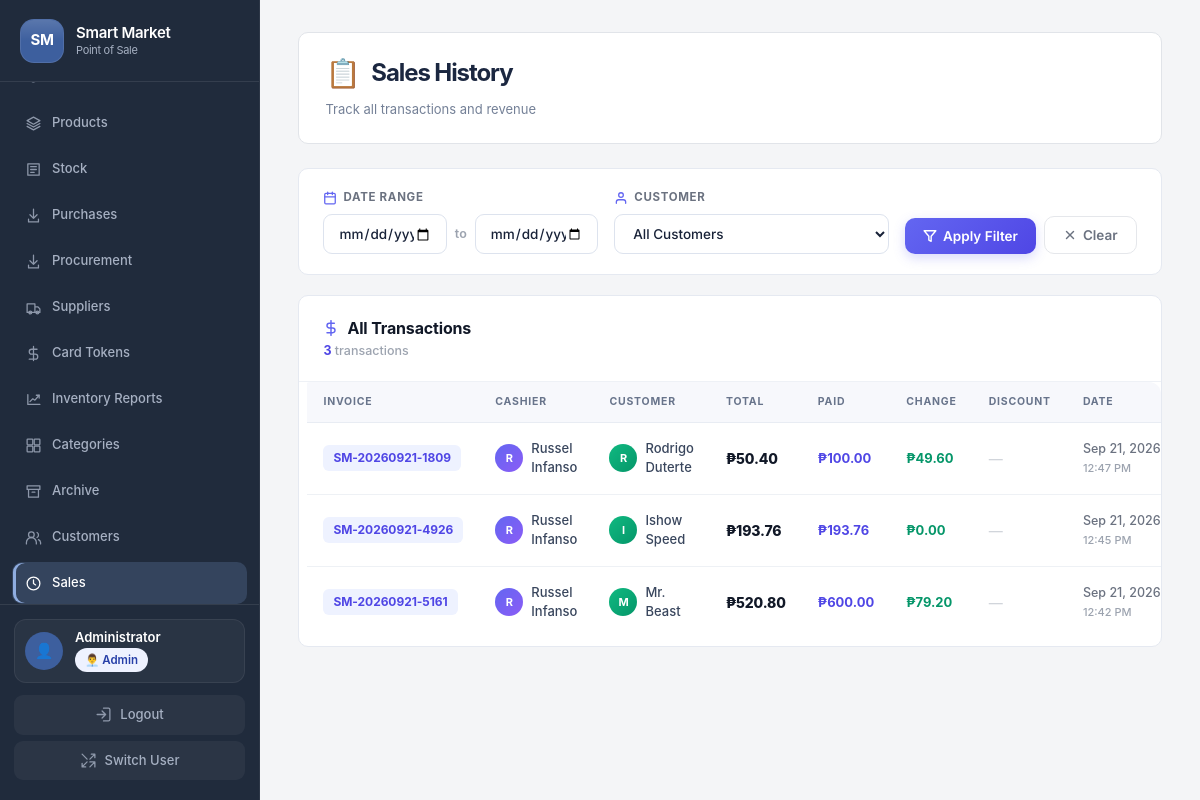
The app's page /admin.php?page=sales (signed in) with its own data.
### tables this page shows
CREATE TABLE `sales` (
  `id` int(11) NOT NULL,
  `invoice_number` varchar(50) NOT NULL,
  `user_id` int(11) DEFAULT NULL,
  `customer_id` int(11) DEFAULT NULL,
  `subtotal` decimal(10,2) DEFAULT 0.00,
  `tax` decimal(10,2) DEFAULT 0.00,
  `total_amount` decimal(10,2) NOT NULL,
  `sale_date` timestamp NOT NULL DEFAULT current_timestamp(),
  `payment_method` varchar(20) DEFAULT 'cash',
  `amount_paid` decimal(10,2) DEFAULT 0.00,
  `change_amount` decimal(10,2) DEFAULT 0.00,
  `discount_amount` decimal(10,2) DEFAULT 0.00,
  `loyalty_points_used` int(11) DEFAULT 0
);

CREATE TABLE `users` (
  `id` int(11) NOT NULL,
  `username` varchar(50) NOT NULL,
  `password` varchar(255) NOT NULL,
  `full_name` varchar(100) NOT NULL,
  `role` varchar(255) DEFAULT 'cashier',
  `created_at` timestamp NOT NULL DEFAULT current_timestamp(),
  `last_activity` timestamp NOT NULL DEFAULT current_timestamp()
);

CREATE TABLE `customers` (
  `id` int(11) NOT NULL,
  `name` varchar(100) NOT NULL,
  `email` varchar(100) DEFAULT NULL,
  `phone` varchar(20) DEFAULT NULL,
  `created_at` timestamp NOT NULL DEFAULT current_timestamp(),
  `loyalty_points` int(11) DEFAULT 0
);

### index.php (called while the page is built, shortened)
<?php
require_once __DIR__ . '/app/bootstrap.php';
require_once __DIR__ . '/app/managers.php';
require_once __DIR__ . '/app/requests.php';
require __DIR__ . '/views/app.php';

### admin.php (called while the page is built)
<?php
require __DIR__ . '/index.php';

### app/requests.php (called while the page is built, shortened)
<?php
$saleManager = new SaleManager($pdo);

### app/managers.php (called while the page is built, shortened)
<?php
class SaleManager {
    private $pdo;
    public function __construct($pdo) { $this->pdo = $pdo; }
    public function getSales($limit = 100) {
        try {
            $limit = (int)$limit;
            $stmt = $this->pdo->query("
                SELECT s.*, u.full_name as cashier, c.name as customer
                FROM sales s
                LEFT JOIN users u ON s.user_id = u.id
                LEFT JOIN customers c ON s.customer_id = c.id
                ORDER BY s.sale_date DESC
                LIMIT $limit
            ");
            return $stmt->fetchAll();
        } catch(PDOException $e) {
            return [];
        }
    }
}

### views/pages/sales.php (the view, shortened to what this page needs)
<?php
switch ('sales'):
case 'sales':
                $sales = $saleManager->getSales();
                ?>
                <div class="sales-page-header">
                    <div class="sales-page-header-left">
                        <h2 class="sales-page-title">
                            <span class="sales-page-icon">📋</span>
                            Sales History
                        </h2>
                        <p class="sales-page-subtitle">Track all transactions and revenue</p>
                    </div>
                </div>
                <div class="sales-filter-card">
                    <div class="sales-filter-row">
                        <div class="sales-filter-group">
                            <label class="sales-filter-label">
                                Date Range
                            </label>
                            <div class="sales-date-group">
                                <input type="date" id="salesStartDate" class="sales-date-input">
                                <span class="sales-date-separator">to</span>
                                <input type="date" id="salesEndDate" class="sales-date-input">
                            </div>
                        </div>
                        <div class="sales-filter-group">
                            <label class="sales-filter-label">
                                <svg width="14" height="14" viewBox="0 0 24 24" fill="none" stroke="currentColor" stroke-width="2.2" stroke-linecap="round" stroke-linejoin="round">
                                    <path d="M20 21v-2a4 4 0 0 0-4-4H8a4 4 0 0 0-4 4v2"></path>
                                    <circle cx="12" cy="7" r="4"></circle>
                                </svg>
                                Customer
                            </label>
                            <select id="salesCustomerFilter" onchange="filterSalesByCustomer()" class="sales-customer-select">
                                <option value="">All Customers</option>
                            </select>
                        </div>
                        <div class="sales-filter-actions">
                            <button class="sales-btn-filter" onclick="filterSalesByDate()">
                                <svg width="14" height="14" viewBox="0 0 24 24" fill="none" stroke="currentColor" stroke-width="2.4" stroke-linecap="round" stroke-linejoin="round">
                                    <polygon points="22 3 2 3 10 12.46 10 19 14 21 14 12.46 22 3"></polygon>
                                </svg>
                                Apply Filter
                            </button>
                            <button class="sales-btn-clear" onclick="clearSalesFilters()" title="Clear all filters">
                                <svg width="14" height="14" viewBox="0 0 24 24" fill="none" stroke="currentColor" stroke-width="2.4" stroke-linecap="round" stroke-linejoin="round">
                                    <line x1="18" y1="6" x2="6" y2="18"></line>
                                    <line x1="6" y1="6" x2="18" y2="18"></line>
                                </svg>
                                Clear
                            </button>
                        </div>
                    </div>
                </div>
                <div class="sales-card">
                    <div class="sales-card-header">
                        <div class="sales-card-title-wrap">
                            <div class="sales-card-title">
                                <svg width="16" height="16" viewBox="0 0 24 24" fill="none" stroke="currentColor" stroke-width="2.2" stroke-linecap="round" stroke-linejoin="round">
                                    <line x1="12" y1="1" x2="12" y2="23"></line>
                                    <path d="M17 5H9.5a3.5 3.5 0 0 0 0 7h5a3.5 3.5 0 0 1 0 7H6"></path>
                                </svg>
                                All Transactions
                            </div>
                            <div class="sales-card-subtitle">
                                <span id="salesCount"><?php echo count($sales); ?></span> transactions
                            </div>
                        </div>
                    </div>
                    <div class="sales-table-wrap">
                        <table class="sales-table">
                            <thead>
                                <tr>
                                    <th>Invoice</th>
                                    <th>Cashier</th>
                                    <th>Customer</th>
                                    <th>Total</th>
                                    <th>Paid</th>
                                    <th>Change</th>
                                    <th>Discount</th>
                                    <th>Date</th>
                                </tr>
                            </thead>
                            <tbody id="salesTableBody">
                                <?php if (!empty($sales)): ?>
                                    <?php foreach ($sales as $sale): ?>
                                    <tr>
                                        <td>
                                            <span class="sales-invoice"><?php echo htmlspecialchars($sale['invoice_number']); ?></span>
                                        </td>
                                        <td>
                                            <div class="sales-user-cell">
                                                <div class="sales-user-avatar"><?php echo strtoupper(substr($sale['cashier'] ?? 'U', 0, 1)); ?></div>
                                                <span><?php echo htmlspecialchars($sale['cashier'] ?? 'N/A'); ?></span>
                                            </div>
                                        </td>
                                        <td>
                                            <?php if (!empty($sale['customer'])): ?>
                                                <div class="sales-user-cell">
                                                    <div class="sales-user-avatar sales-customer-avatar"><?php echo strtoupper(substr($sale['customer'], 0, 1)); ?></div>
                                                    <span><?php echo htmlspecialchars($sale['customer']); ?></span>
                                                </div>
                                            <?php else: ?>
                                                <span class="sales-walkin">🚶 Walk-in</span>
                                            <?php endif; ?>
                                        </td>
                                        <td>
                                            <strong class="sales-amount">₱<?php echo number_format($sale['total_amount'], 2); ?></strong>
                                        </td>
                                        <td>
                                            <span class="sales-paid">₱<?php echo number_format($sale['amount_paid'] ?? $sale['total_amount'], 2); ?></span>
                                        </td>
                                        <td>
                                            <span class="sales-change">₱<?php echo number_format($sale['change_amount'] ?? 0, 2); ?></span>
                                        </td>
                                        <td>
                                            <?php if (!empty($sale['discount_amount']) && $sale['discount_amount'] > 0): ?>
                                                <span class="sales-discount">-₱<?php echo number_format($sale['discount_amount'], 2); ?></span>
                                            <?php else: ?>
                                                <span class="sales-empty">—</span>
                                            <?php endif; ?>
                                        </td>
                                        <td>
                                            <span class="sales-date"><?php echo date('M d, Y', strtotime($sale['sale_date'])); ?><br><small><?php echo date('h:i A', strtotime($sale['sale_date'])); ?></small></span>
                                        </td>
                                    </tr>
                                    <?php endforeach; ?>
                                <?php endif; ?>
                            </tbody>
                        </table>
                    </div>
                </div>
                <?php
break;
endswitch;

### records on screen
sales: invoice_number "SM-20260921-1809", user.full_name "R", user.full_name "Russel Infanso", customer.name "R", customer.name "Rodrigo Duterte", total_amount "50.40", amount_paid "100.00", change_amount "49.60", sale_date "Sep 21, 2026", sale_date "12:47 PM"
sales: invoice_number "SM-20260921-4926", user.full_name "R", user.full_name "Russel Infanso", customer.name "I", customer.name "Ishow Speed", total_amount "193.76", amount_paid "193.76", change_amount "0.00", sale_date "Sep 21, 2026", sale_date "12:45 PM"
sales: invoice_number "SM-20260921-5161", user.full_name "R", user.full_name "Russel Infanso", customer.name "M", customer.name "Mr. Beast", total_amount "520.80", amount_paid "600.00", change_amount "79.20", sale_date "Sep 21, 2026", sale_date "12:42 PM"

### other values on screen
$store_name "Smart Market"
$_SESSION['full_name'] "Administrator"
getRoleLabel($_SESSION['role']) "👨‍💼 Admin"
count($sales) "3"
